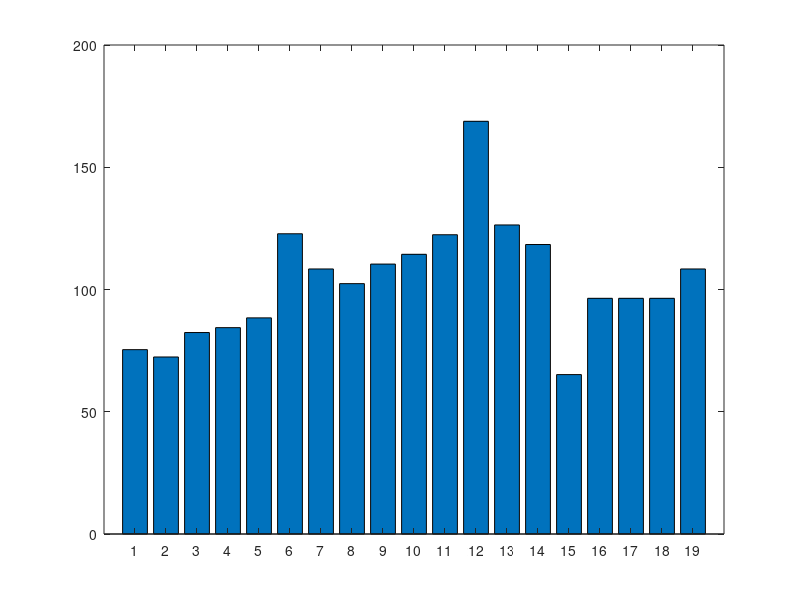

MATLAB code for this plot: (Note: this script raises an error after producing the figure.)
data = importdata("Results_hmmer.txt");

n= length(data.data);
L1D_s= data.data(:,1);
L1D_a= data.data(:,2);
L1I_s= data.data(:,3);
L1I_a= data.data(:,4);
L2_s= data.data(:,5);
L2_a= data.data(:,6);
CLS= data.data(:,7);
CPI= data.data(:,8);

cost =(3/16)*(L1D_s+ L1I_s + (L2_s/10)*1024)+ 2*(L1D_a+L1I_a+L2_a)+ CLS/16;
f = cost.*CPI;

[minCost,iC] = min(cost);
[minf,iF] = min(f);

figure(1);
b=bar(cost,0.8);
xticks([1:n]);
b.FaceColor = 'flat';
b.CData(iC,:) = [1 0 0];
title("Cost of every simulation model (hmmer)");
xlabel("model");
ylabel("Cost");

figure(2);
b=bar(f,0.8);
xticks([1:n]);
b.FaceColor = 'flat';
b.CData(iF,:) = [1 0 0];
title("Value of F=(Cost x CPI) for every simulation model (hmmer)");
xlabel("model");
ylabel("F");

[minCPI,iCPI]= min(CPI);
figure(3);
b=bar(CPI,0.8);
xticks([1:n]);
ylim([1 1.3]);
b.FaceColor = 'flat';
b.CData(iCPI,:) = [1 0 0];
title("CPI for every simulation model (hmmer)");
xlabel("model");
ylabel("CPI");